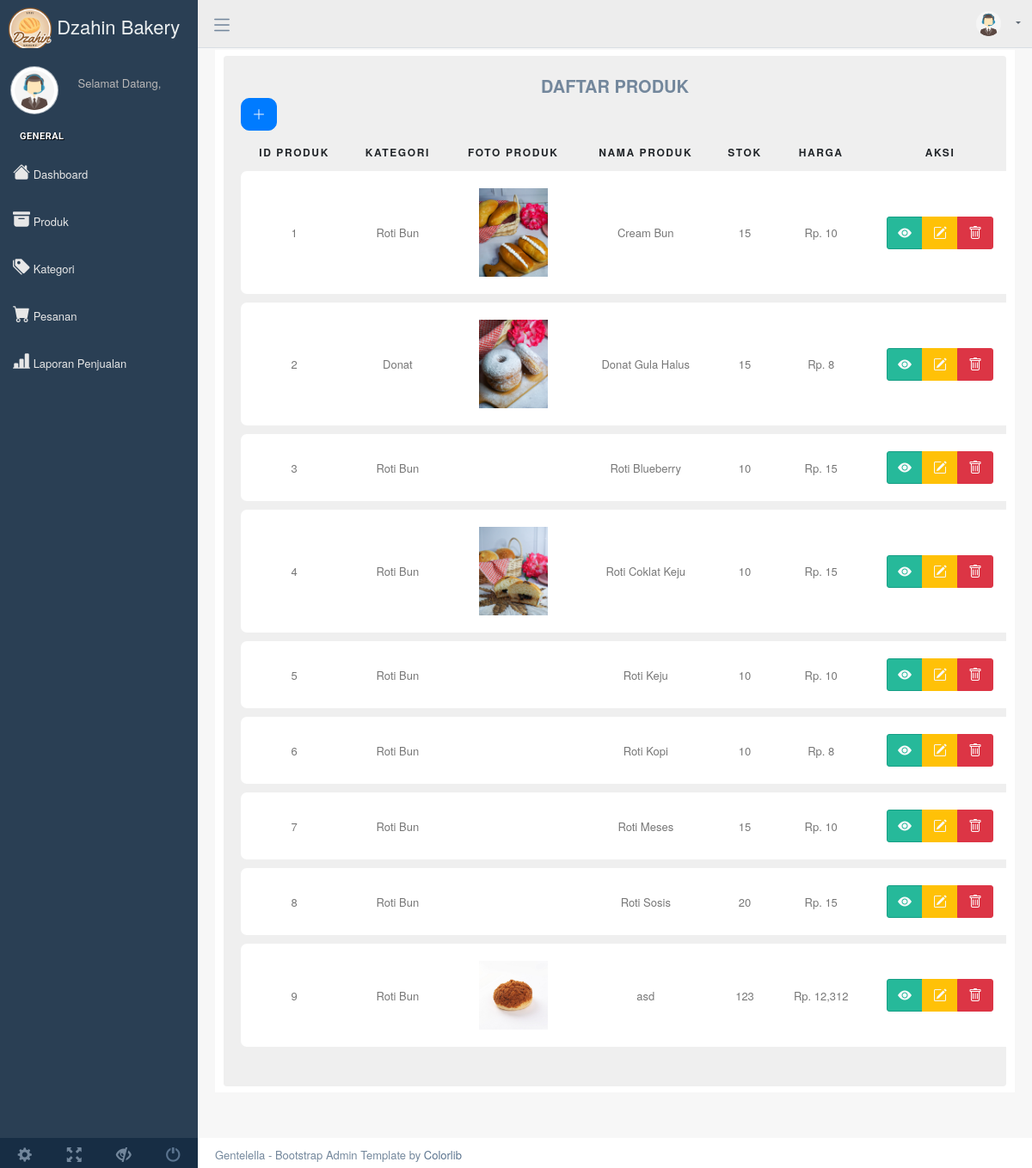
Before: /index.php/admin/produk with the older database file.
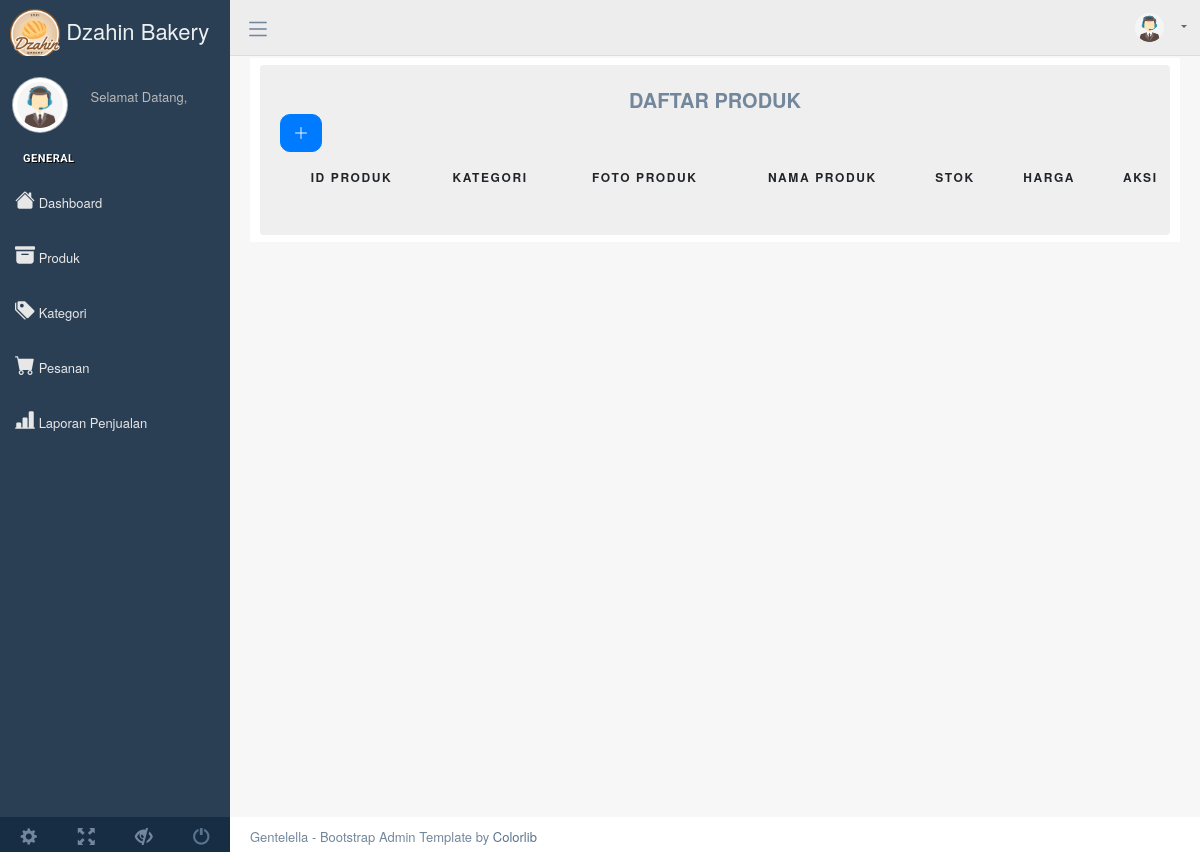
After: the same page with the newer database file.
### tables this page shows
CREATE TABLE `tbl_produk` (
  `idProduk` int(11) NOT NULL,
  `idKategori` int(11) NOT NULL,
  `foto` varchar(100) NOT NULL,
  `namaProduk` varchar(30) NOT NULL,
  `harga` varchar(6) NOT NULL,
  `stok` int(3) NOT NULL,
  `berat` int(11) NOT NULL,
  `deskripsi_produk` text NOT NULL
);

CREATE TABLE `tbl_kategori` (
  `idKategori` int(11) NOT NULL,
  `namaKategori` varchar(30) NOT NULL
);

### application/controllers/Admin.php (called while the page is built, shortened)
<?php
class Admin extends CI_Controller
{
  public function __construct()
  {
    $this->load->library('form_validation');
    $this->load->model('Madmin');
    $this->load->model('M_pesanan_masuk');
    $this->load->model('M_penjualan');
  }
    public function produk()
      {
          $data['produk'] = $this->Madmin->tampilJoin()->result();
          $data['kategori'] = $this->Madmin->get_all_data('tbl_kategori')->result();
          $this->load->view('admin/sidebar');
          $this->load->view('admin/menu');
          $this->load->view('admin/produk', $data);
          $this->load->view('admin/footer');
      }
}

### index.php (called while the page is built, shortened)
<?php
require_once BASEPATH.'core/CodeIgniter.php';

### application/models/Madmin.php (called while the page is built, shortened)
<?php
class Madmin extends CI_Model
{
  public function tampilJoin(){
		$this->db->select('*');
		$this->db->from('tbl_produk');
		$this->db->join('tbl_kategori', 'tbl_produk.idKategori = tbl_kategori.idKategori', 'left');
		$query = $this->db->get();
		return $query;
	}
}

### application/views/admin/produk.php (the view, shortened to what the changed rows need)
<div class="right_col" role="main">
    <div class="row mt-5">
        <div class="col-md-12 col-sm-12">
            <div class="dashboard_graph">
                <div class="row justify-content-center">
                    <div class="col-md-12">
                        <div class="row justify-content-center">
                            <div class="col-md-12">
                                <div class="table-responsive custom-table-responsive">
                                    <table class="table custom-table text-center">
                                        <thead>
                                            <nav class="text-center" aria-label=" breadcrumb">
                                                    <a class="breadcrumb-item" aria-current="page" style="font-size:20px;"><b>DAFTAR PRODUK</b></a>
                                            </nav>
                                            <tr>
                                                <a type="button" class="btn btn-primary text-light" style="border-radius: 10px;" title="Tambah Produk" data-toggle="modal"  data-target="#tambahproduk" >
                                                    <i class="bi bi-plus-lg"></i>
                                                </a>
                                                <th scope="col" class="align-middle">id Produk</th>
                                                <th scope="col" class="align-middle">Kategori</th>
                                                <th scope="col" class="align-middle">Foto Produk</th>
                                                <th scope="col" class="align-middle">Nama Produk</th>
                                                <th scope="col" class="align-middle">Stok</th>
                                                <th scope="col" class="align-middle">Harga</th>
                                                <th scope="col" class="align-middle">Aksi</th>
                                            </tr>
                                        </thead>
                                        <tbody>
                                            <tr scope="row">
                                            <?php foreach ($produk as $val) { ?>
                                                <td class="align-middle">
                                                <?php echo $val->idProduk; ?>
                                                </td>
                                                <td class="align-middle">
                                                <?php echo $val->namaKategori; ?>
                                                </td>
                                                <td class="align-middle"><img src="<?=base_url()?>upload/<?=$val->foto?>" style="max-width: 80px;" alt=""></td>
                                                <td class="align-middle">
                                                <?php echo $val->namaProduk; ?>
                                                </td>
                                                <td class="align-middle"><?php echo $val->stok; ?></td>
                                                <td class="align-middle">Rp. <?php echo number_format($val->harga, 0); ?></td>
                                                <td class="align-middle">
                                                    <div class="btn-group">
                                                            <a  type="button" class="btn btn-success text-light" title="Lihat Detail Produk" data-toggle="modal"  data-target="#detailproduk<?php echo $val->idProduk ?>">
                                                                <i class="bi bi-eye-fill"></i>
                                                            </a>
                                                            <a type="button" class="btn btn-warning text-light" title="Edit Produk" data-toggle="modal"  data-target="#editproduk<?php echo $val->idProduk ?>">
                                                                <i class="bi bi-pencil-square"></i>
                                                            </a>
                                                            <a type="button" class="btn btn-danger" title="Delete Produk" class="btn-danger" href="<?php echo site_url('admin/delete_produk/' . $val->idProduk); ?>" onclick="return confirm('Yakin Akan Hapus Data Ini?')">
                                                                <i class="bi bi-trash"></i>
                                                            </a>
                                                    </div>
                                                </td>
                                            </tr>
                                            <tr class="spacer"><td colspan="100"></td></tr>
                                        <?php } ?>
                                        </tbody>
                                    </table>
                                </div>
                            </div>
                        </div>
                    </div>
                </div>
            </div>
        </div>
    </div>
</div>

Changed rows visible on the page:
removed tbl_produk: idProduk "1", idKategori.namaKategori "Roti Bun", foto (picture), namaProduk "Cream Bun", stok "15", harga "10"
removed tbl_produk: idProduk "2", idKategori.namaKategori "Donat", foto (picture), namaProduk "Donat Gula Halus", stok "15", harga "8"
removed tbl_produk: idProduk "3", idKategori.namaKategori "Roti Bun", namaProduk "Roti Blueberry", stok "10", harga "15"
removed tbl_produk: idProduk "4", idKategori.namaKategori "Roti Bun", foto (picture), namaProduk "Roti Coklat Keju", stok "10", harga "15"
removed tbl_produk: idProduk "5", idKategori.namaKategori "Roti Bun", namaProduk "Roti Keju", stok "10", harga "10"
removed tbl_produk: idProduk "6", idKategori.namaKategori "Roti Bun", namaProduk "Roti Kopi", stok "10", harga "8"
removed tbl_produk: idProduk "7", idKategori.namaKategori "Roti Bun", namaProduk "Roti Meses", stok "15", harga "10"
removed tbl_produk: idProduk "8", idKategori.namaKategori "Roti Bun", namaProduk "Roti Sosis", stok "20", harga "15"
removed tbl_produk: idProduk "9", idKategori.namaKategori "Roti Bun", foto (picture), namaProduk "asd", stok "123", harga "12,312"
